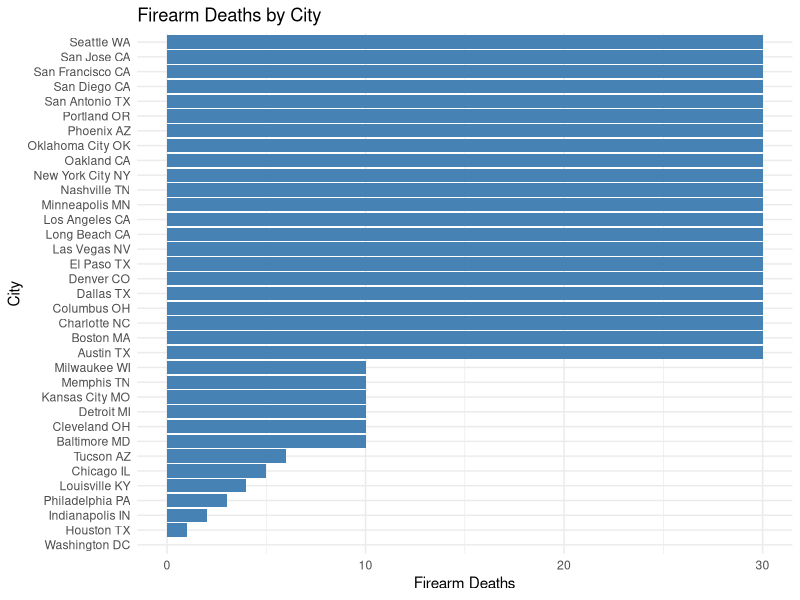
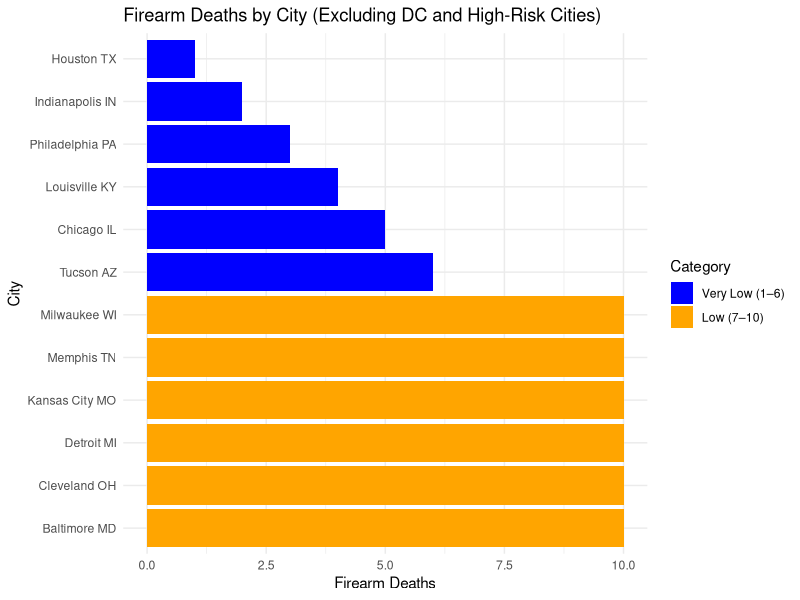
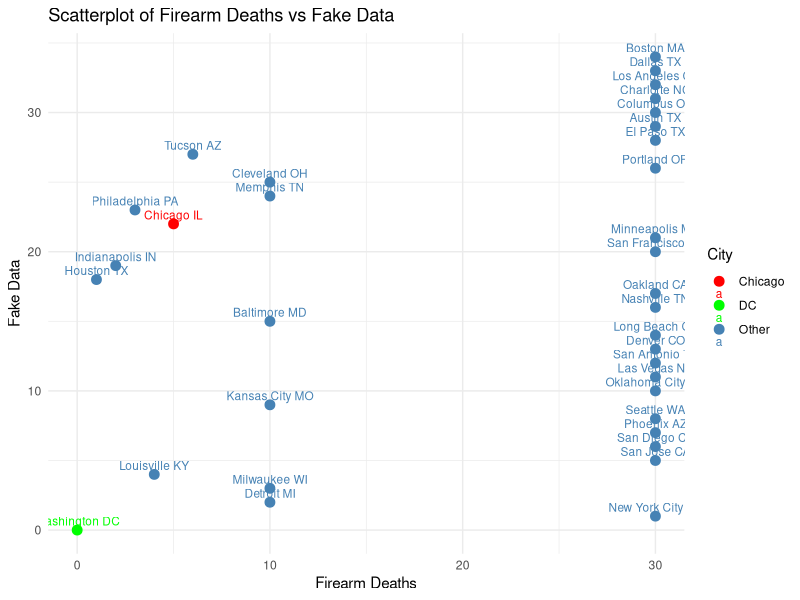

Write the R code that produced these figures, in order.
# packages needed
library(tidyverse)

# create the empty dataset
data.rankings = data.frame(
  "City" = c(
    "Austin TX",
    "Baltimore MD",
    "Boston MA",
    "Charlotte NC",
    "Chicago IL",
    "Cleveland OH",
    "Columbus OH",
    "Dallas TX",
    "Denver CO",
    "Detroit MI",
    "El Paso TX",
    "Houston TX",
    "Indianapolis IN",
    "Kansas City MO",
    "Las Vegas NV",
    "Long Beach CA",
    "Los Angeles CA",
    "Louisville KY",
    "Memphis TN",
    "Milwaukee WI",
    "Minneapolis MN",
    "Nashville TN",
    "New York City NY",
    "Oakland CA",
    "Oklahoma City OK",
    "Philadelphia PA",
    "Phoenix AZ",
    "Portland OR",
    "San Antonio TX",
    "San Diego CA",
    "San Francisco CA",
    "San Jose CA",
    "Seattle WA",
    "Tucson AZ",
    "Washington DC"
  )
)

# add the first metric (Firearm Death Rate)
# Default all cities to 30
data.rankings$firearm.deaths = 30  

# Assign custom values
# these are based on manually determining similarity
data.rankings$firearm.deaths[data.rankings$City == "Indianapolis IN"] <- 2
data.rankings$firearm.deaths[data.rankings$City == "Philadelphia PA"] <- 3
data.rankings$firearm.deaths[data.rankings$City == "Louisville KY"]   <- 4
data.rankings$firearm.deaths[data.rankings$City == "Tucson AZ"]       <- 6
data.rankings$firearm.deaths[data.rankings$City == "Houston TX"]      <- 1
data.rankings$firearm.deaths[data.rankings$City == "Chicago IL"]      <- 5

# Assign 10s
# these are not the most similar, but the next tier
ten_cities <- c("Memphis TN", "Detroit MI", "Cleveland OH", 
                "Milwaukee WI", "Baltimore MD", "Kansas City MO")
data.rankings$firearm.deaths[data.rankings$City %in% ten_cities] <- 10

# Assign Washington DC = 0
# DC gets assigned a 0 for every dataset
data.rankings$firearm.deaths[data.rankings$City == "Washington DC"] <- 0

# graph 1
ggplot(data.rankings, aes(x = reorder(City, firearm.deaths), y = firearm.deaths)) +
  geom_col(fill = "steelblue") +
  coord_flip() +
  labs(
    title = "Firearm Deaths by City",
    x = "City",
    y = "Firearm Deaths"
  ) +
  theme_minimal()

# graph 2
# Create custom categories
data.rankings$Category <- cut(
  data.rankings$firearm.deaths,
  breaks = c(-1, 0, 6, 10, 30),
  labels = c("DC (0)", "Very Low (1–6)", "Low (7–10)", "High (30)")
)

# Filter out DC and High cities
plot_data <- data.rankings %>%
  filter(Category %in% c("Very Low (1–6)", "Low (7–10)"))

# Plot
ggplot(plot_data, aes(x = reorder(City, -firearm.deaths), y = firearm.deaths, fill = Category)) +
  geom_col() +
  coord_flip() +
  scale_fill_manual(values = c(
    "Very Low (1–6)" = "blue",
    "Low (7–10)" = "orange"
  )) +
  labs(
    title = "Firearm Deaths by City (Excluding DC and High-Risk Cities)",
    x = "City",
    y = "Firearm Deaths",
    fill = "Category"
  ) +
  theme_minimal()

#### 
####  
####
# Create a vector of random numbers 1–34
random_values <- sample(1:34, size = nrow(data.rankings) - 1, replace = FALSE)

# Assign fake.data
data.rankings$fake.data <- NA
data.rankings$fake.data[data.rankings$City == "Washington DC"] <- 0
data.rankings$fake.data[data.rankings$City != "Washington DC"] <- random_values

#### 
# Add a highlight column
data.rankings$Highlight <- ifelse(data.rankings$City == "Washington DC", "DC",
                                  ifelse(data.rankings$City == "Chicago IL", "Chicago", "Other"))

ggplot(data.rankings, aes(x = firearm.deaths, y = fake.data, label = City, color = Highlight)) +
  geom_point(size = 3) +
  geom_text(vjust = -0.5, size = 3) +
  scale_color_manual(values = c("DC" = "green", "Chicago" = "red", "Other" = "steelblue")) +
  labs(
    title = "Scatterplot of Firearm Deaths vs Fake Data",
    x = "Firearm Deaths",
    y = "Fake Data",
    color = "City"
  ) +
  theme_minimal()
